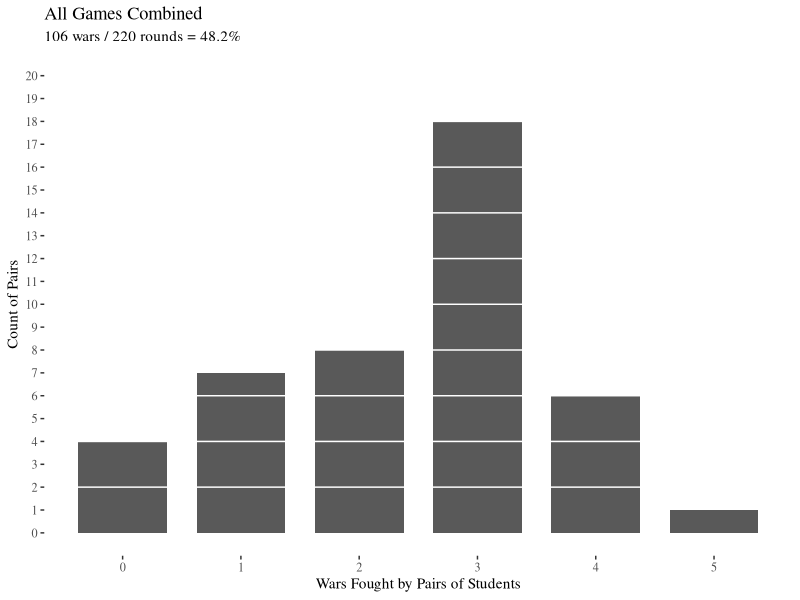
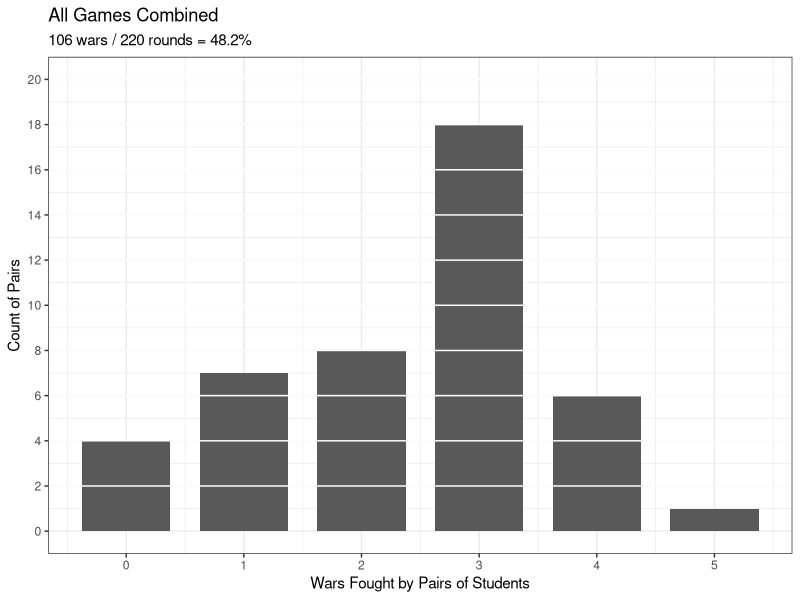
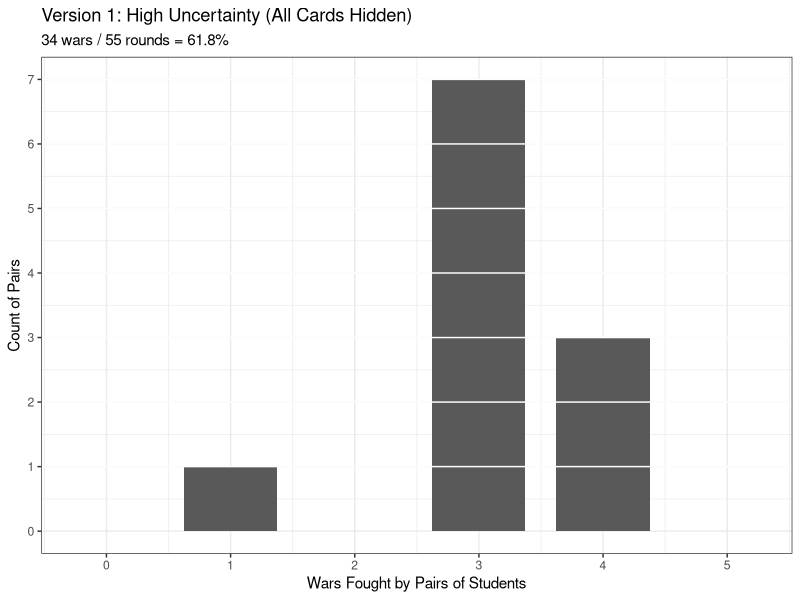
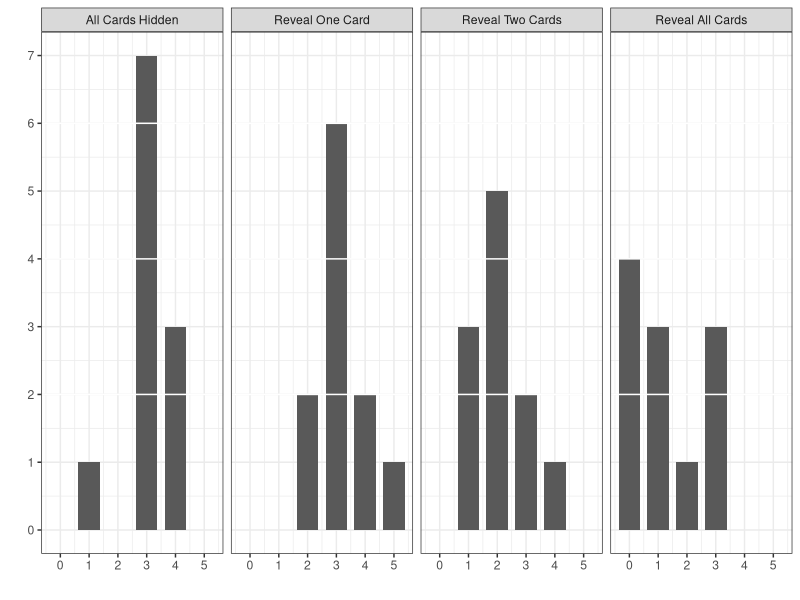

R code for these plots, in order: (Note: this script raises an error after producing the figures.)
## ---- chunk 1
# background-size="1920px 1080px"
library(tidyverse)
library(readxl)
## ---- chunk 2
## Fall 2024 (11 pairs)
library(tidyverse)

# Record class data 
d <- tibble(
  Version1 = c(3, 3, 3, 3, 3, 4, 1, 3, 4, 3, 4), # 34 total 
  Version2 = c(3, 2, 3, 3, 3, 4, 3, 4, 2, 3, 5), # 35 total 
  Version3 = c(3, 2, 2, 2, 3, 2, 1, 4, 1, 1, 2), # 23 total 
  Version4 = c(0, 0, 0, 0, 1, 1, 2, 1, 3, 3, 3) # 14 total 
)

da <- d |>
  pivot_longer(cols = Version1:Version4, names_to = "Version", values_to = "Wars")

d2 <- d %>%
  pivot_longer(cols = Version1:Version4, names_to = "Version", values_to = "Wars") %>%
  mutate(
    Uncertainty = case_when(
      Version == "Version1" ~ "High Uncertainty (All Hidden)",
      Version == "Version2" ~ "Medium Uncertainty (Most Hidden)",
      Version == "Version3" ~ "Low Uncertainty (One Hidden)",
      Version == "Version4" ~ "No Uncertainty"),
    Uncertainty2 = case_when(
      Version == "Version1" ~ "All Cards Hidden",
      Version == "Version2" ~ "Reveal One Card",
      Version == "Version3" ~ "Reveal Two Cards",
      Version == "Version4" ~ "Reveal All Cards"),
    Uncertainty3 = factor(Uncertainty2, levels = c("All Cards Hidden", "Reveal One Card", "Reveal Two Cards", "Reveal All Cards"))
  )

# Bar (all) 500x325
d2 %>%
  ggplot(aes(x = Wars)) +
  geom_bar(width = .75) + #, fill = "darkgrey"
  ggthemes::theme_tufte() +
  labs(x = "Wars Fought by Pairs of Students", y = "Count of Pairs", title = "All Games Combined",
       subtitle = str_c(sum(da$Wars), " wars / ", nrow(da) * 5, " rounds = ", round(sum(da$Wars)/(nrow(da) * 5), 3) * 100, "%")) +
  scale_y_continuous(breaks = seq(0, 20, 1)) +
  scale_x_continuous(breaks = seq(0, 5, 1)) +
  geom_hline(yintercept = seq(2, 20, 2), color = "white")

# d2 %>%
#    summarize(
#      pairings = n(),
#      wars = sum(Wars),
#      possible = pairings * 5, #rounds per game
#      proportion = wars/possible
#    )
## ---- chunk 3
# Bar (all) 500x325
p1 <- d2 %>%
  ggplot(aes(x = Wars)) +
  geom_bar(width = .75) + #, fill = "darkgrey"
  theme_bw() +
  labs(x = "Wars Fought by Pairs of Students", y = "Count of Pairs", title = "All Games Combined",
       subtitle = str_c(sum(da$Wars), " wars / ", nrow(da) * 5, " rounds = ", round(sum(da$Wars)/(nrow(da) * 5), 3) * 100, "%")) +
  scale_y_continuous(breaks = seq(0, 20, 2)) +
  scale_x_continuous(breaks = seq(0, 5, 1)) +
  geom_hline(yintercept = seq(2, 20, 2), color = "white")

p1
## ---- chunk 4
# Bar (game version 1) 500x325

da_v1 <- da |> filter(Version == "Version1")

# Note I added rows to get zero bars
d2 %>%
  filter(Version == "Version1") %>%
  count(Wars) %>%
  add_row(Wars = c(0,1), n = 0) %>%
  arrange(Wars) %>%
  ggplot(aes(x = Wars, y = n)) +
  geom_col(width = .75) +
  theme_bw() +
  labs(x = "Wars Fought by Pairs of Students", y = "Count of Pairs", title = "Version 1: High Uncertainty (All Cards Hidden)",
       subtitle = str_c(sum(da_v1$Wars), " wars / ", nrow(da_v1) * 5, " rounds = ", round(sum(da_v1$Wars)/(nrow(da_v1) * 5), 3) * 100, "%")) +
  scale_y_continuous(breaks = seq(0, 7, 1)) +
  scale_x_continuous(limits = c(-.25,5.25), breaks = seq(0, 5, 1)) +
  geom_hline(yintercept = seq(1, 7, 1), color = "white")

 # d2 %>%
 #   group_by(Version) %>%
 #   summarize(
 #     pairings = n(),
 #     wars = sum(Wars),
 #     possible = pairings * 5, #rounds per game
 #     proportion = wars/possible
 #   )
## ---- chunk 5
 d2 %>%
   group_by(Version) %>%
   summarize(
     pairings = n(),
     wars = sum(Wars),
     possible = pairings * 5, #rounds per game
     proportion = wars/possible
   ) |>
  filter(Version == "Version1")
## ---- chunk 6
# Summary stats
 d2 |>
  mutate(
    Uncertainty_f = factor(Uncertainty, levels = c("High Uncertainty (All Hidden)", "Medium Uncertainty (Most Hidden)", "Low Uncertainty (One Hidden)", "No Uncertainty"))
  ) |>
  group_by(Uncertainty_f) |>
   summarize(
     pairings = n(),
     wars = sum(Wars),
     possible = pairings * 5, #rounds per game
     proportion = round(wars/possible, 2)
   ) |>
  select(-pairings) |>
  kableExtra::kbl() |>
  kableExtra::kable_styling(font_size = 18)
## ---- chunk 7
# Plot
d2 %>%
  ggplot(aes(x = Wars)) +
  geom_bar(width = .75) + #, fill = "darkgrey"
  theme_bw() +
  labs(x = "", y = "") + #, title = "Wars Fought (per round)"
  facet_wrap(~Uncertainty3, nrow = 1) + #, scales = "free_y"
  scale_x_continuous(breaks = seq(0, 5, 1)) +
  geom_hline(yintercept = seq(2, 6, 2), color = "white") +
  scale_y_continuous(breaks = seq(0, 7, 1))
## ---- chunk 8
 d2 %>%
   group_by(Version) %>%
   summarize(
     pairings = n(),
     wars = sum(Wars),
     possible = pairings * 5, #rounds per game
     proportion = wars/possible
   ) 
## ---- chunk 9
knitr::include_graphics("Images/06_2-Fearon_Figure1.png") 
## ---- chunk 10
knitr::include_graphics("Images/06_2-Fearon_Figure1.png") 
## ---- chunk 11
knitr::include_graphics("Images/05_2-Bbeard_Sword.jpg")
## ---- chunk 12
knitr::include_graphics("Images/05_2-treasure.jpg")
## ---- chunk 13
knitr::include_graphics("Images/05_2-Pirate2_v2.png")
## ---- chunk 14
knitr::include_graphics("Images/05_2-Bbeard_Sword.jpg")
## ---- chunk 15
knitr::include_graphics("Images/05_2-treasure.jpg")
## ---- chunk 16
knitr::include_graphics("Images/05_2-Pirate2_v2.png")
## ---- chunk 17
knitr::include_graphics("Images/05_2-Bbeard_Sword.jpg")
## ---- chunk 18
knitr::include_graphics("Images/05_2-treasure.jpg")
## ---- chunk 19
knitr::include_graphics("Images/05_2-Pirate2_v2.png")
## ---- chunk 20
knitr::include_graphics("Images/05_2-Bbeard_Sword.jpg")
## ---- chunk 21
knitr::include_graphics("Images/05_2-treasure.jpg")
## ---- chunk 22
knitr::include_graphics("Images/05_2-Pirate2_v2.png")
## ---- chunk 23
knitr::include_graphics("Images/05_2-Bbeard_Sword.jpg")
## ---- chunk 24
knitr::include_graphics("Images/05_2-treasure.jpg")
## ---- chunk 25
knitr::include_graphics("Images/05_2-Pirate2_v2.png")
## ---- chunk 26
knitr::include_graphics("Images/05_2-Bbeard_Sword.jpg")
## ---- chunk 27
knitr::include_graphics("Images/05_2-treasure.jpg")
## ---- chunk 28
knitr::include_graphics("Images/05_2-Pirate2_v2.png")
## ---- chunk 29
knitr::include_graphics("Images/06_2-Fearon_Figure1.png") 
## ---- chunk 30
knitr::include_graphics("Images/05_2-Bbeard_Sword.jpg")
## ---- chunk 31
knitr::include_graphics("Images/05_2-treasure.jpg")
## ---- chunk 32
knitr::include_graphics("Images/05_2-Pirate2_v2.png")
## ---- chunk 33
knitr::include_graphics("Images/05_2-Bbeard_Sword.jpg")
## ---- chunk 34
knitr::include_graphics("Images/05_2-treasure.jpg")
## ---- chunk 35
knitr::include_graphics("Images/05_2-Pirate2_v2.png")
## ---- chunk 36
knitr::include_graphics("Images/06_2-Fearon_Figure1.png") 
